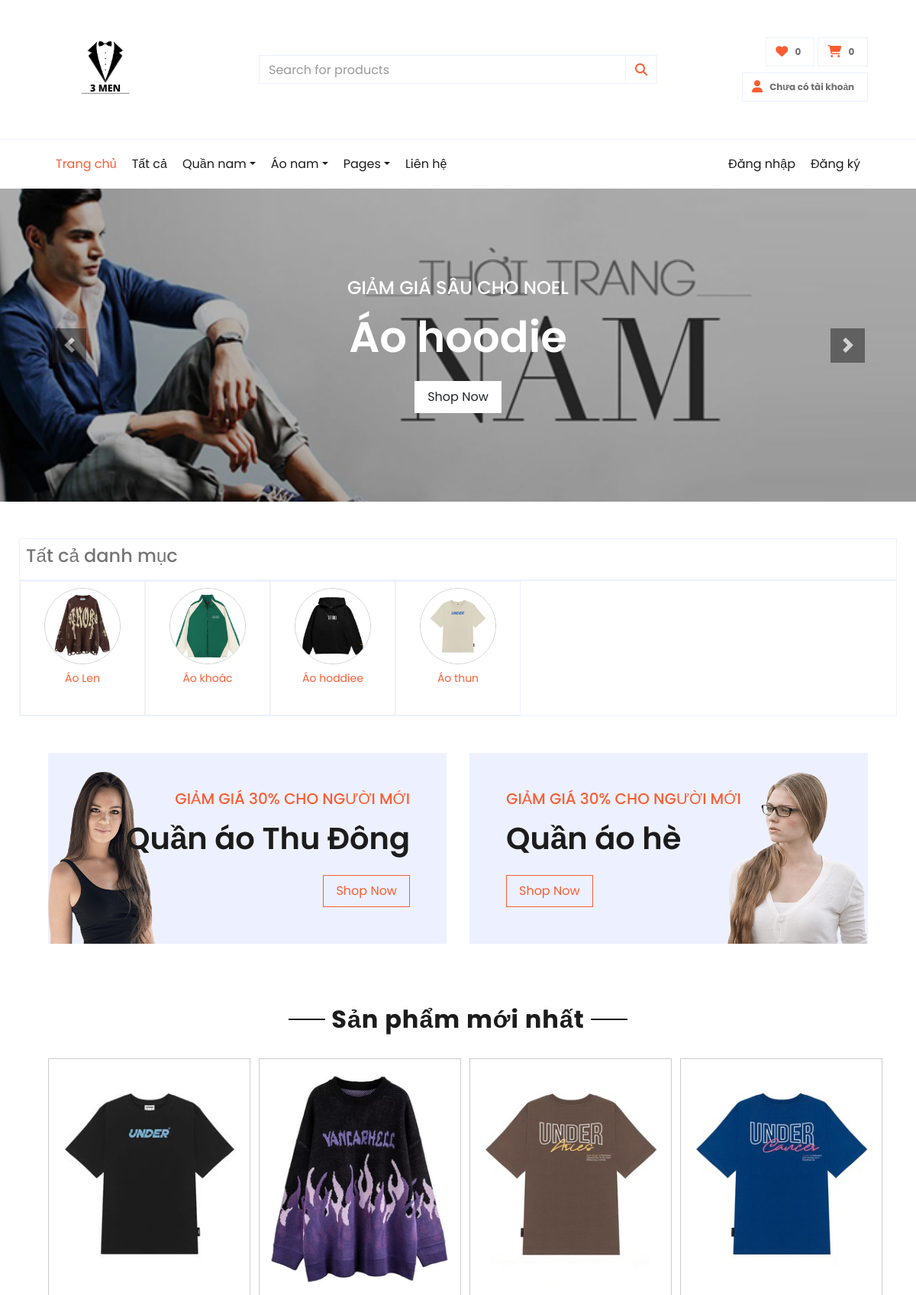
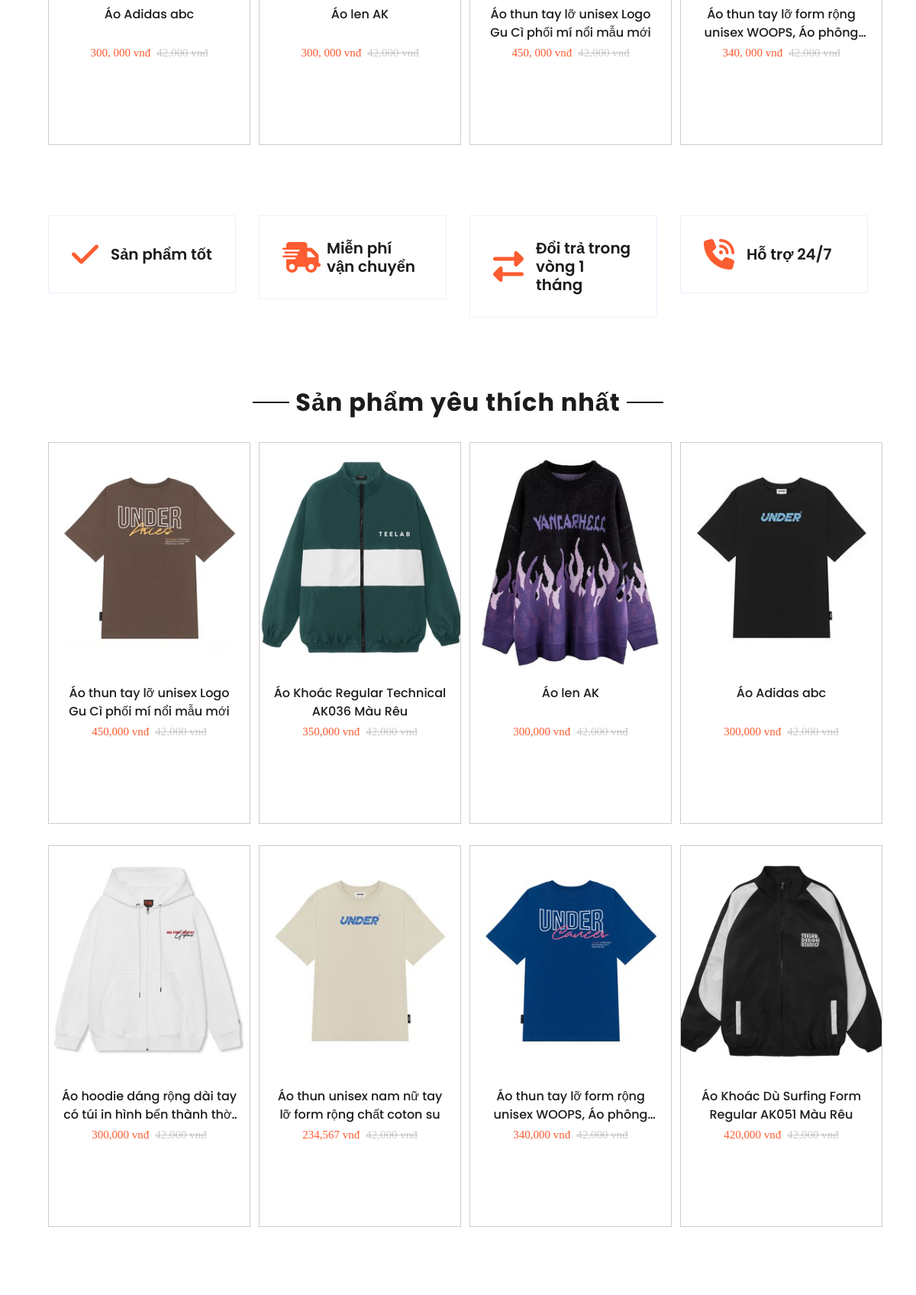
The page / (upper part) on the database its author committed (2 pictures, top to bottom).
### tables this page shows
CREATE TABLE `danhmuc` (
  `id` int(11) NOT NULL,
  `name` varchar(255) NOT NULL,
  `img` varchar(255) NOT NULL
);

CREATE TABLE `product` (
  `id` int(11) NOT NULL,
  `name` varchar(255) NOT NULL,
  `des` text DEFAULT NULL,
  `price` decimal(10,2) NOT NULL,
  `quantity` int(11) NOT NULL,
  `img` varchar(255) NOT NULL,
  `luotxem` int(11) DEFAULT 0,
  `id_dm` int(11) NOT NULL
);

### model/pdo.php (called while the page is built, shortened)
<?php
function pdo_get_connection()
{
    $servername = "localhost";
    $username = "root";
    $password = "";
    try {
        $conn = new PDO("mysql:host=$servername;dbname=duan1t", $username, $password);
        $conn->setAttribute(PDO::ATTR_ERRMODE, PDO::ERRMODE_EXCEPTION);
        return $conn;
    } catch (PDOException $e) {
        echo "Connection failed: " . $e->getMessage();
    }
}
function pdo_query($sql)
{
    $sql_args = array_slice(func_get_args(), 1);
    try {
        $conn = pdo_get_connection();
        $stmt = $conn->prepare($sql);
        $stmt->execute($sql_args);
        $rows = $stmt->fetchAll();
        return $rows;
    } catch (PDOException $e) {
        throw $e;
    } finally {
        unset($conn);
    }
}

### model/danhmuc.php (called while the page is built, shortened)
<?php
function loadall_danhmuc()
{
    $sql = "SELECT * FROM danhmuc ORDER BY id desc";
    $listdanhmuc = pdo_query($sql);
    return $listdanhmuc;
}

### global.php (called while the page is built)
<?php
$img_path = "upload/";

### model/sanpham.php (called while the page is built, shortened)
<?php
function loadall_sanpham_home()
{
    $sql = "SELECT * FROM product where 1 order by id desc limit 0,4";
    $listsanpham = pdo_query($sql);
    return $listsanpham;
}
function loadall_sanpham_top8()
{
    $sql = "SELECT * FROM product where 1 order by luotxem desc limit 0,8";
    $listsanpham = pdo_query($sql);
    return $listsanpham;
}

### view/home.php (the view, shortened to what this page needs)
<?php
include "view/banner.php"
?>
<div class="container pt-5">
    <div class="border p-2">
        <h2 class="cate-title">Tất cả danh mục</h2>
    </div>
    <div class="cate-list border">
        <?php
        foreach ($dsdm as $dm) {
            extract($dm);
            $linkdm = "index.php?act=sanpham&iddm=" . $id;
            $hinh = $img_path . $img;
            echo '
        <a href="' . $linkdm . '" class="items border border-black p-2">
            <div class="img-cate">
                <img src="' . $hinh . '" alt="" />
            </div>
            <p>' . $name . '</p>
        </a>
        ';
        } ?>
    </div>
</div>
<div class="container-fluid offer pt-5">
    <div class="row px-xl-5">
        <div class="col-md-6 pb-4">
            <div class="position-relative bg-secondary text-center text-md-right text-white mb-2 py-5 px-5">
                <img src="img/offer-1.png" alt="" />
                <div class="position-relative" style="z-index: 1">
                    <h5 class="text-uppercase text-primary mb-3">
                        Giảm giá 30% cho người mới
                    </h5>
                    <h1 class="mb-4 font-weight-semi-bold">Quần áo Thu Đông</h1>
                    <a href="" class="btn btn-outline-primary py-md-2 px-md-3">Shop Now</a>
                </div>
            </div>
        </div>
        <div class="col-md-6 pb-4">
            <div class="position-relative bg-secondary text-center text-md-left text-white mb-2 py-5 px-5">
                <img src="img/offer-2.png" alt="" />
                <div class="position-relative" style="z-index: 1">
                    <h5 class="text-uppercase text-primary mb-3">
                        Giảm giá 30% cho người mới
                    </h5>
                    <h1 class="mb-4 font-weight-semi-bold">Quần áo hè</h1>
                    <a href="" class="btn btn-outline-primary py-md-2 px-md-3">Shop Now</a>
                </div>
            </div>
        </div>
    </div>
</div>
<div class="container-fluid pt-5">
    <div class="text-center mb-4">
        <h2 class="section-title px-5">
            <span class="px-2">Sản phẩm mới nhất</span>
        </h2>
    </div>
    <div class="row px-xl-5 pb-3">
        <?php
        foreach ($spnew as $sp) {
            extract($sp);
            $linksp = "index.php?act=sanphamct&idsp=" . $id;
            $hinh = $img_path . $img;
            echo '
            <div class="col-lg-3 col-md-6 col-sm-12 pb-1">
            <div class="card border-1 mb-4 box__child-items">
            <input type="hidden" name="" value="' . $id . '">
                <img src="' . $hinh . '" alt="product" />
                <div class="product-name">
                    <h6 class="m-3">' . $name . '</h6>
                </div>
                <div class="price">
                    <p>' . number_format($price, 0, ', ', ', ') . ' vnđ</p>
                    <del>42,000 vnđ</del>
                </div>
                <div class="hover">
                    <div class="add">
                        <div class="add__top">
                            <a href="' . $linksp . '" class="add__top-icon">
                                <i class="fa-solid fa-eye"></i>
                            </a>
                            <a href="" class="add__top-icon">
                                <i class="fa-sharp fa-solid fa-cart-shopping"></i>
                            </a>
                            <a href="" class="add__top-icon">
                                <i class="fas fa-heart"></i>
                            </a>
                        </div>
                        <div class="add__bottom">
                            <form action="?act=add_to_cart&idsp=' . $id . '" method="post">
                                <button class="add__bottom-icon btn" type="submit" name="btn" value="btn">
                                    <div><i class="fa-solid fa-bag-shopping"></i></div>
                                    <p>Add to cart</p>
                                </button>
                            </form>
                        </div>
                    </div>
                </div>
            </div>
        </div>
        ';
        } ?>
    </div>
</div>
<div class="container-fluid pt-5">
    <div class="row px-xl-5 pb-3">
        <div class="col-lg-3 col-md-6 col-sm-12 pb-1">
            <div class="d-flex align-items-center border mb-4" style="padding: 30px">
                <h1 class="fa fa-check text-primary m-0 mr-3"></h1>
                <h5 class="font-weight-semi-bold m-0">Sản phẩm tốt</h5>
            </div>
        </div>
        <div class="col-lg-3 col-md-6 col-sm-12 pb-1">
            <div class="d-flex align-items-center border mb-4" style="padding: 30px">
                <h1 class="fa fa-shipping-fast text-primary m-0 mr-2"></h1>
                <h5 class="font-weight-semi-bold m-0">Miễn phí vận chuyển</h5>
            </div>
        </div>
        <div class="col-lg-3 col-md-6 col-sm-12 pb-1">
            <div class="d-flex align-items-center border mb-4" style="padding: 30px">
                <h1 class="fas fa-exchange-alt text-primary m-0 mr-3"></h1>
                <h5 class="font-weight-semi-bold m-0">
                    Đổi trả trong vòng 1 tháng
                </h5>
            </div>
        </div>
        <div class="col-lg-3 col-md-6 col-sm-12 pb-1">
            <div class="d-flex align-items-center border mb-4" style="padding: 30px">
                <h1 class="fa fa-phone-volume text-primary m-0 mr-3"></h1>
                <h5 class="font-weight-semi-bold m-0">Hỗ trợ 24/7</h5>
            </div>
        </div>
    </div>
</div>
<div class="container-fluid pt-5">
    <div class="text-center mb-4">
        <h2 class="section-title px-5">
            <span class="px-2">Sản phẩm yêu thích nhất</span>
        </h2>
    </div>
    <div class="row px-xl-5 pb-3">
        <?php
        foreach ($dstop10 as $sp) {
            extract($sp);
            $linksp = "index.php?act=sanphamct&idsp=" . $id;
            $hinh = $img_path . $img;
            echo '
            <div class="col-lg-3 col-md-6 col-sm-12 pb-1">
            <div class="card border-1 mb-4 box__child-items">
              <img src="' . $hinh . '" alt="product" />
              <div class="product-name">
                <h6 class="m-3">' . $name . '</h6>
              </div>
              <div class="price">
                <p>' . number_format($price, 0, ',', ',') . ' vnđ</p>
                <del>42,000 vnđ</del>
              </div>
              <div class="hover">
                <div class="add">
                  <div class="add__top">
                    <a href="' . $linksp . '" class="add__top-icon">
                      <i class="fa-solid fa-eye"></i>
                    </a>
                    <a href="" class="add__top-icon">
                      <i class="fa-sharp fa-solid fa-cart-shopping"></i>
                    </a>
                    <a href="" class="add__top-icon">
                      <i class="fas fa-heart"></i>
                    </a>
                  </div>
                  <div class="add__bottom">
                  <form action="?act=add_to_cart&idsp=' . $id . '" method="post">
                  <button class="add__bottom-icon btn" type="submit" name="btn" value="btn">
                      <div><i class="fa-solid fa-bag-shopping"></i></div>
                      <p>Add to cart</p>
                  </button>
              </form>
                  </div>
                </div>
              </div>
            </div>
          </div>
        ';
        } ?>
    </div>
</div>
<div class="container-fluid py-5">
</div>

### rows shown on the page
danhmuc: img (picture), name "Áo Len"
danhmuc: img (picture), name "Áo khoác"
danhmuc: img (picture), name "Áo hoddiee"
danhmuc: img (picture), name "Áo thun"
product: img (picture), name "Áo Adidas abc", price "300, 000", price "300,000"
product: img (picture), name "Áo len AK", price "300, 000", price "300,000"
product: img (picture), name "Áo thun tay lỡ unisex Logo Gu Cì phối mí nổi mẫu mới", price "450, 000", price "450,000"
product: img (picture), name "Áo thun tay lỡ form rộng unisex WOOPS, Áo…", price "340, 000", price "340,000"
product: img (picture), name "Áo Khoác Regular Technical AK036 Màu Rêu", price "350,000"
product: img (picture), name "Áo hoodie dáng rộng dài tay có túi in hình bến thành…", price "300,000"
product: img (picture), name "Áo thun unisex nam nữ tay lỡ form rộng chất coton su", price "234,567"
product: img (picture), name "Áo Khoác Dù Surfing Form Regular AK051 Màu Rêu", price "420,000"
